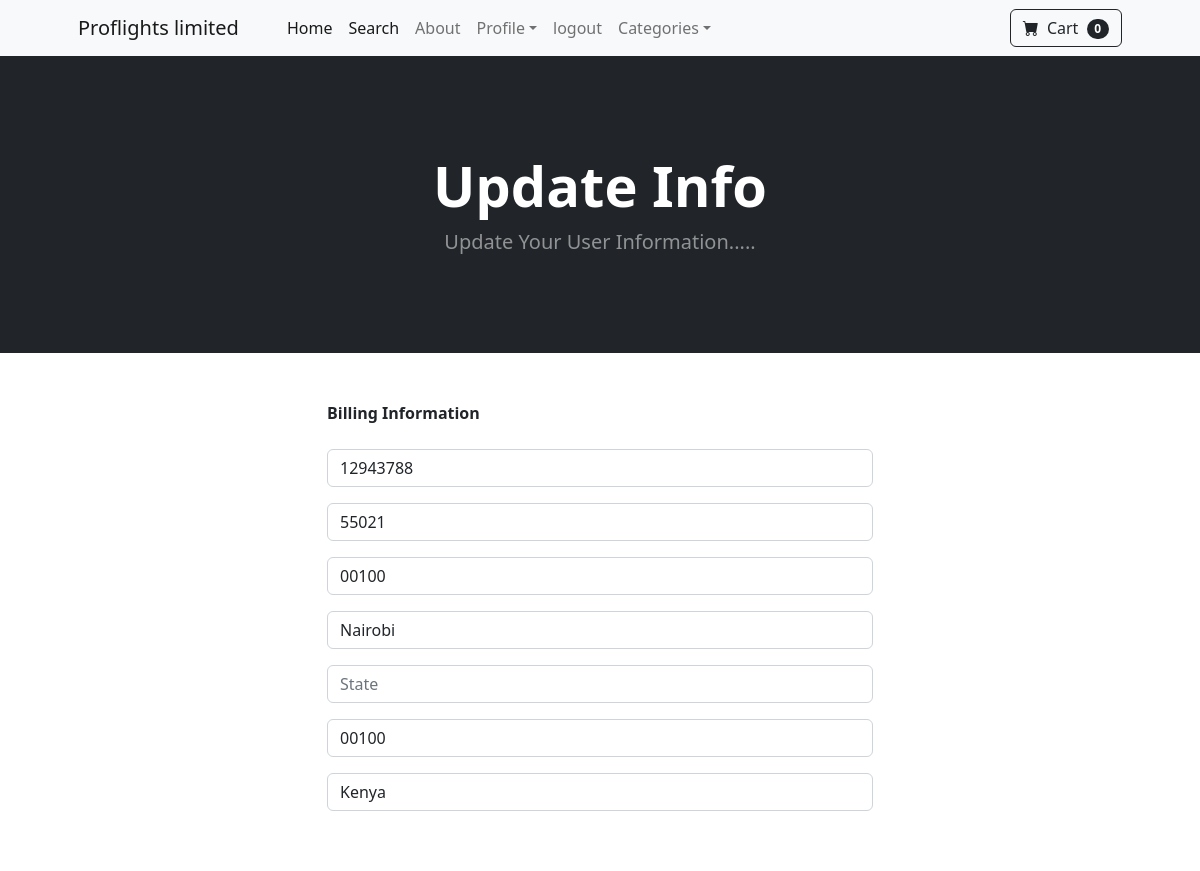
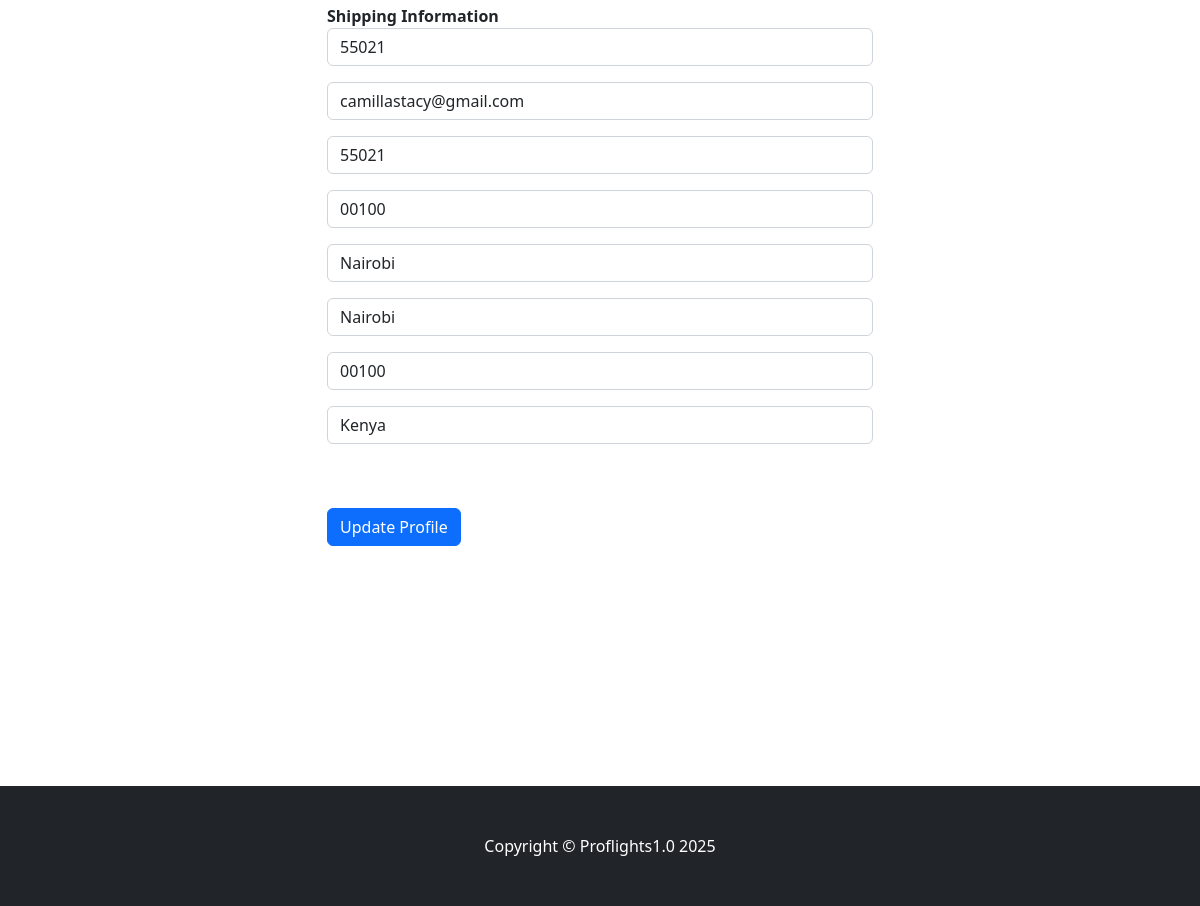
The app's page /update_info/ (signed in) with its own data (2 pictures, top to bottom).
### store/models.py (models this page shows, shortened)
class Profile(models.Model):
    user = models.OneToOneField(User, on_delete=models.CASCADE)
    date_modified = models.DateTimeField(User, auto_now=True)
    phone = models.CharField(max_length=20, blank = True)
    address1 = models.CharField(max_length=200, blank = True)
    address2 = models.CharField(max_length=200, blank = True)
    city = models.CharField(max_length=200, blank = True)
    state = models.CharField(max_length=200, blank = True)
    zipcode = models.CharField(max_length=200, blank = True)
    country = models.CharField(max_length=200, blank = True)
    old_cart = models.CharField(max_length=200, blank = True)

### payment/models.py (models this page shows, shortened)
class ShippingAddress(models.Model):
    user = models.ForeignKey(User, on_delete=models.CASCADE, null=True, blank=True)
    shipping_full_name = models.CharField(max_length=255)
    shipping_email = models.CharField(max_length=255)
    shipping_address1 = models.CharField(max_length=255)
    shipping_address2 = models.CharField(max_length=255, null=True, blank=True)
    shipping_city = models.CharField(max_length=255)
    shipping_state = models.CharField(max_length=255, null=True, blank=True)
    shipping_zipcode = models.CharField(max_length=255, null=True, blank=True)
    shipping_country = models.CharField(max_length=255)
    class Meta:
        verbose_name_plural = "Shipping Address"

### store/views.py (the view)
# urls.py: path('update_info/', views.update_info, name='update_info'),
def update_info(request):
    if request.user.is_authenticated:
        current_user = Profile.objects.get(user__id=request.user.id)
        shipping_user = ShippingAddress.objects.get(user__id=request.user.id)
        form = UserInfoForm(request.POST or None, instance=current_user)
        shipping_form = ShippingForm(request.POST or None, instance=shipping_user)
        if form.is_valid() and shipping_form.is_valid:
            form.save()
            shipping_form.save()
            messages.success(request, "User Information updated successfully")
            return redirect('home')
        return render(request, 'update_info.html', {'form': form, 'shipping_form': shipping_form })
    else:
        messages.success(request, "You have to be logged in to view this page...")
        return redirect('home')

### store/forms.py
class UserInfoForm(forms.ModelForm):
    phone = forms.CharField(label="", widget=forms.TextInput(attrs={'class':'form-control', 'placeholder':'Phone'}), required=False)
    address1 =forms.CharField(label="", widget=forms.TextInput(attrs={'class':'form-control', 'placeholder':'Address1'}), required=False)
    address2 = forms.CharField(label="", widget=forms.TextInput(attrs={'class':'form-control', 'placeholder':'Address2'}), required=False)
    city = forms.CharField(label="", widget=forms.TextInput(attrs={'class':'form-control', 'placeholder':'City'}), required=False)
    state = forms.CharField(label="", widget=forms.TextInput(attrs={'class':'form-control', 'placeholder':'State'}), required=False)
    zipcode = forms.CharField(label="", widget=forms.TextInput(attrs={'class':'form-control', 'placeholder':'Zipcode'}), required=False)
    country = forms.CharField(label="", widget=forms.TextInput(attrs={'class':'form-control', 'placeholder':'Country'}), required=False)
    class Meta:
        model = Profile
        fields = ['phone', 'address1', 'address2', 'city', 'state', 'zipcode', 'country']

### cart/cart.py (called while the page is built)
    def __len__(self):
        return len(self.cart)

### cart/context_processors.py (called while the page is built)
def cart(request):
    return{'cart': Cart(request)}

### store/templates/update_info.html (shortened to what this page needs)
{% extends 'base.html' %}
{% block content %}
<header class="bg-dark py-5">
    <div class="container px-4 px-lg-5 my-5">
        <div class="text-center text-white">
            <h1 class="display-4 fw-bolder">Update Info</h1>
            <p class="lead fw-normal text-white-50 mb-0">Update Your User Information.....</p>
        </div>
    </div>
</header>
<div class="container">
    <div class="row">
            <div class="col-md-6 offset-md-3">
                <br/><br/>
                <strong>Billing Information</strong>
                <br/><br/>
                <form method="post" action="{% url 'update_info' %}">
                    {{ form.as_p }}
                    <br/><br/>
                    <strong>Shipping Information</strong>
                    <br/>
                    {{ shipping_form.as_p }}
                    <br/><br/>
                    <button type="submit" class="btn btn-primary">
                        Update Profile
                    </button>
                </form>
                <br/><br/>
                <br/><br/>
                <br/><br/>
                <br/><br/>
                <br/><br/>
            </div>
    </div>
</div>
{% endblock %}

### records on screen
Profile: phone "12943788", address1 "55021", address2 "00100", city "Nairobi", zipcode "00100", country "Kenya"
ShippingAddress: shipping_full_name "55021", shipping_email "camillastacy@gmail.com", shipping_address1 "55021", shipping_address2 "00100", shipping_city "Nairobi", shipping_state "Nairobi", shipping_zipcode "00100", shipping_country "Kenya"

### other values on screen
{{ cart|length }} "0"
